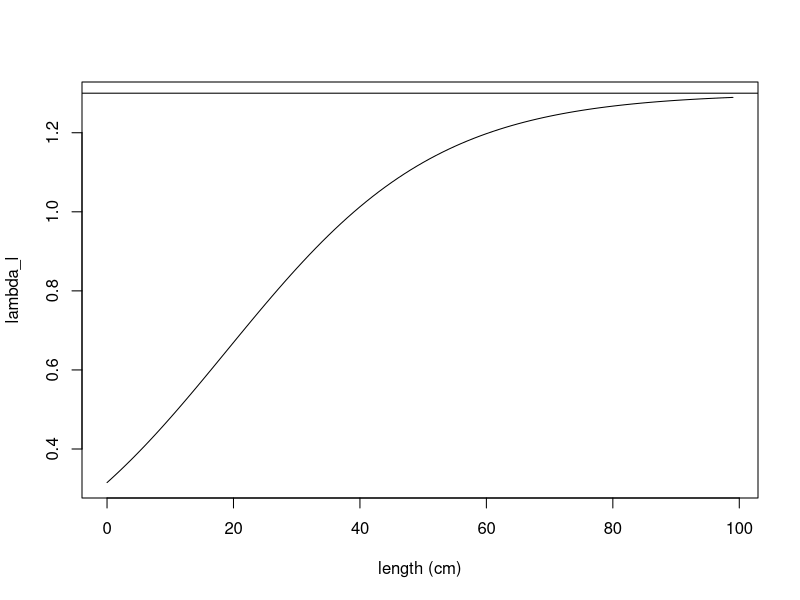
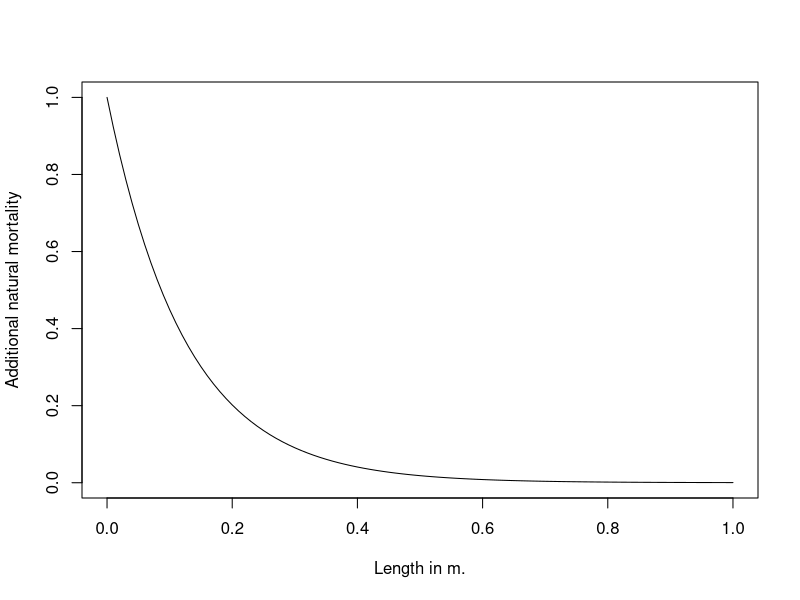
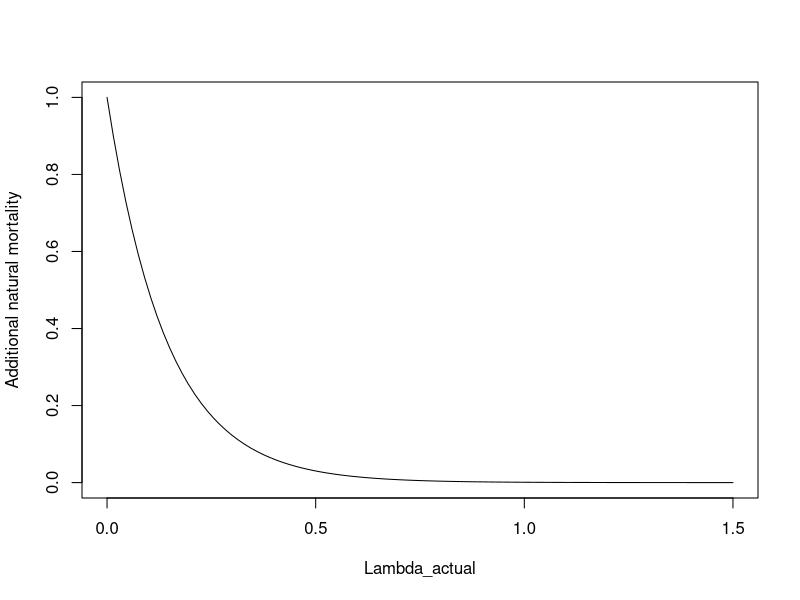
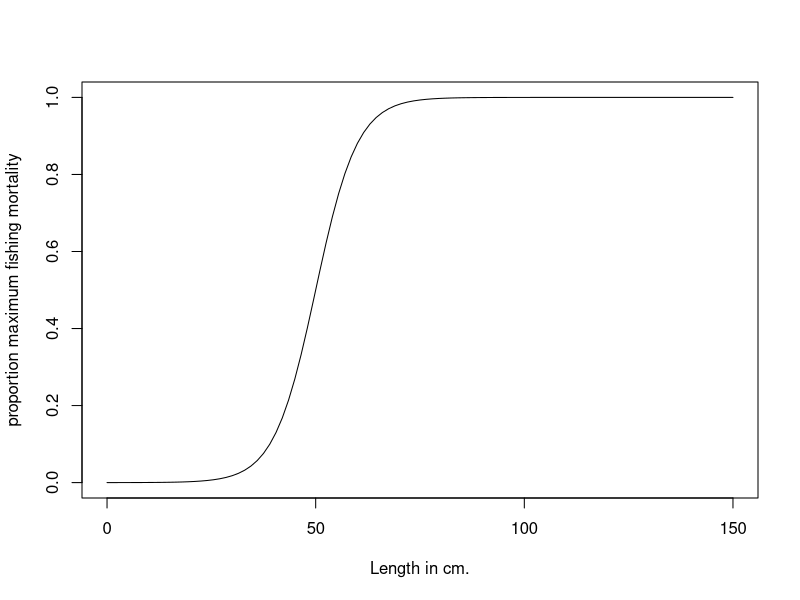
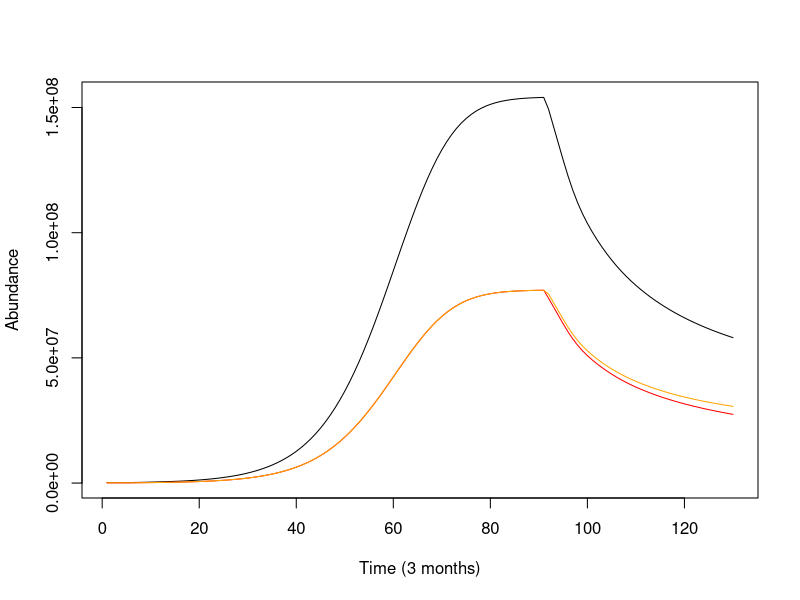
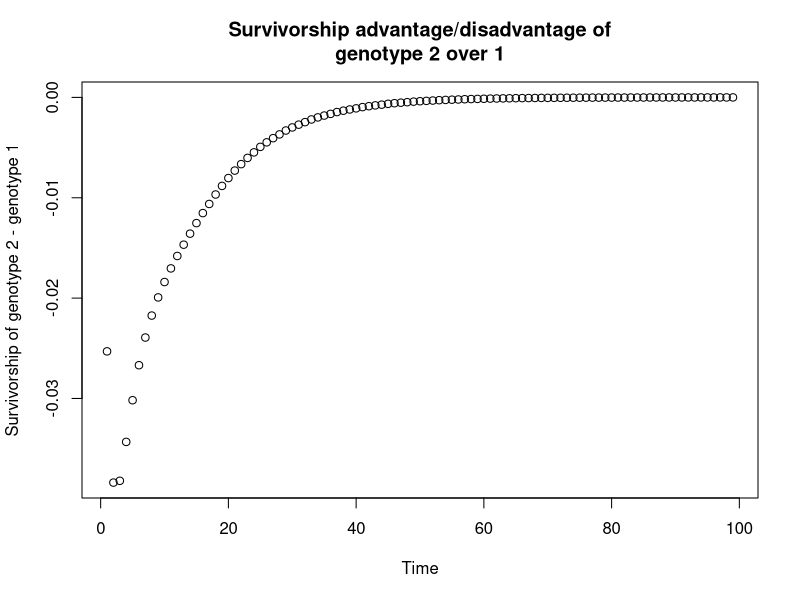
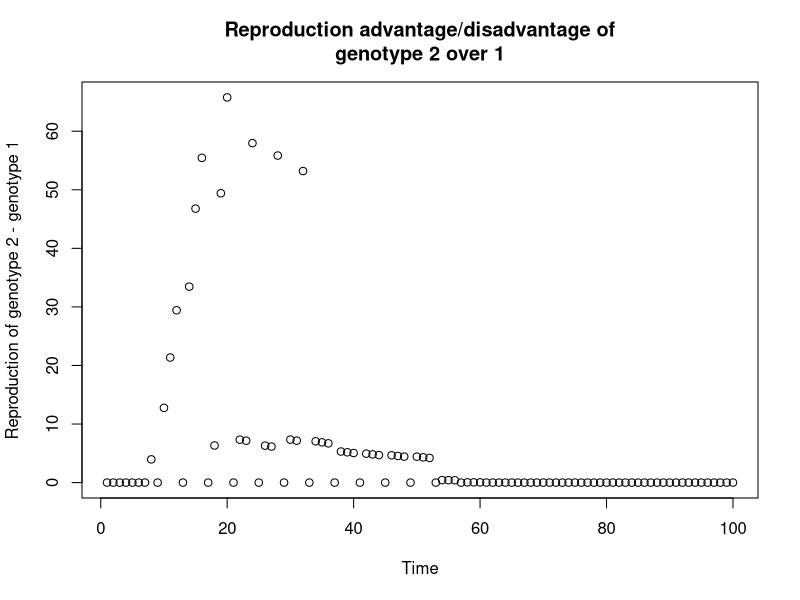

These figures' R source, in order:
## ---- chunk 1
knitr::opts_chunk$set(echo = TRUE)
## ---- chunk 2
ratios <- vector(mode="numeric", length=25)
r =6
# In meters
a_bar = 0.2
lambda_min=0
lambda_max=1.3

for (i in 1:100) {
  ratios[i] <- lambda_min + (lambda_max-lambda_min)*(exp(r*((i/100)-a_bar)))/(1+exp(r*((i/100)-a_bar)))
}
plot(0:(length(ratios)-1), ratios, xlab="length (cm)", ylab="lambda_l", type="l")
abline(h=1.3)
## ---- chunk 3
curve(exp(-8*x), from =0, to=1, xlab="Length in m.", ylab="Additional natural mortality")
curve(exp(-7*x), from =0, to=1.5, xlab="Lambda_actual", ylab="Additional natural mortality")
## ---- chunk 4
curve(1/(1+exp(-0.2*(x - 50))), from =0, to=150, xlab="Length in cm.", ylab="proportion maximum fishing mortality")
## ---- chunk 5
genotype1r = 6
genotype2r = 10
genotype1w = 0.674
genotype2w = 0.674

# Set longevity of the fish species, runtime of the model, and number of distinct genotypes
longevity_days = 9125
runtime_days = 130*365
genotypes = 2
timescale= 91.25
runtime = round(runtime_days/timescale)
longevity = round(longevity_days/timescale)

# How long to run model for convergence before addition of genetic diversity
add_genotypes = 33440

initialize_pop_matrices <- function(longevity, runtime, genotype) {
  # Initialize matrix of columns (years) and rows (age classes)
  # Multiplied by 3 because we'll be storing cohorts' reproductive biomass and lengths 
  age_dist=matrix(0L, nrow=longevity*3, ncol=runtime+1)
  # Add (arbitrarily) 10000 individuals to age=10 to start with
  age_dist[round(3650/timescale), 1] = 10000
  return(age_dist)
}

# Generate a matrix for each genotype
for (g in 1:genotypes) {
  assign(paste("age_dist_",g,sep=""),initialize_pop_matrices(longevity, runtime, g),envir = .GlobalEnv)
}

# Set parameters
# Need to add density dependence
# The steepness of the increase in the ratio lambda (reversible over structural mass)
r = 6
# The length at which the increasing function of lambda reaches its inflection point
l_bar = 0.2
# Scaling parameter for obtaining structural mass from standard length
c_1 = 5787
# Multiplier for obtaining overall yearly energy intake as a function of structural mass
I_0 = 0.1*timescale
# Exponent for obtaining overall yearly energy intake as a function of structural mass
I_1 = 2/3
# Maximum ratio lambda (reversible over structural mass) a fish can attain over its life
lambda_max = 1.3
# Minimum ratio lambda a fish can attain over its life
lambda_min = 0
# Multiplier for obtaining cost of maintenance of structural mass
c_S = 0.003*timescale
# Multiplier for obtaining cost of maintenance of reversible mass
c_E = 0.0003*timescale
# Efficiency with which energy is converted into reversible mass
e_E = 0.9
# Efficiency with which energy is converted to structural mass
e_S = (1/3)
# Multiplier and exponent for the cost of reproduction (in grams)
r_0 = 6
r_1 = 0.6
# Effectively, reproductive investment (fraction of reversible mass devoted to reproduction)
w= 0.674
# Instantaneous base mortality rate
m = log(0.9995^timescale)*(-1)
# Instantaneous fishing mortality
Fishing = 0
# Ricker
alpha = 8.44e-09
b = 4.43e-15
# Parameter setting size-selection ogive steepness
q_f = 0.2
# Minimum catch size for the species (in meters)
mincatchsize = 0.5
# Total population biomass
b_t=0
# Increased natural mortality rate at E/S = 0 or S = 0 
m_max=log(0.994^timescale)*(-1)
# Egg packing constant
packing = 4.45e6
# Parameter for exponential decline in condition-dependent mortality with improved body condition
z_c=7
# Parameter for exponential decline in predation mortality with increased body length
z_p=8

# GROWTH FUNCTIONS

# For obtaining structural mass
structural_mass <- function(l) {
  return(c_1*(l)^3)
}

# Calculate the instrinsic length-dependent E/S ratio that the fish is trying to attain
intrinsic_lambda <- function(l, l_bar, r, lambda_min, lambda_max) {
  return(lambda_min + (lambda_max-lambda_min)*(exp(r*(l-l_bar)))/(1+exp(r*(l-l_bar))))
}

# Energy intake for the fish per year, dependent on fish structural biomass
size_dependent_energy_intake <- function(S, I_0, I_1) {
  return(I_0*(S)^(I_1))
}

# Calculate the cost of the year of maintaining current structural and reversible biomass
maintenance_cost <- function(S, E, c_S, c_E) {
  return(c_S*S + c_E*E)
}

# Function for calculating a new, reduced level of reversible biomass, if net energy intake is negative
negative_I_net <- function(E, I_net, e_E) {
  if (I_net < 0) {
    return(E + (I_net/e_E))}
}

# Calculate the amount of energy needed to raise the R/S ratio to the length-dependent maximum
I_E_raising_lambda <- function(lambda_a, S, E) {
  return((lambda_a*S - E))
}

# Calculating proportion of any remaining energy to be converted to structural mass, to maintain R/S
remaining_energy_allocation <- function(e_S, e_E, lambda_a) {
  return((lambda_a*e_S)/(lambda_a*e_S + e_E))
}

# Obtain R and S for a cohort prior to its reproduction (or failure to reproduce) that year
get_pre_reproductive_size <- function(E_past, l_past, a) {
  S_past = structural_mass(l_past)
  lambda_a = intrinsic_lambda(l_past, l_bar, r, lambda_min, lambda_max)
  I_net = size_dependent_energy_intake(S_past, I_0, I_1) - maintenance_cost(S_past, E_past, c_S, c_E)
  if (I_net < 0) {
    E <- max(0,negative_I_net(E, I_net, e_E))
  }
  if (I_net >= 0 & lambda_a > (E_past/S_past)) {
    # Gives amount of grams needed to raise E/S to lambda_l - not taking efficiency into account yet
    I_E = I_E_raising_lambda(lambda_a, S_past, E_past)
    if ((I_E/e_E - I_net) >=0) {
      E_past = I_net*e_E + E_past
      I_net = 0
    }
    if ((I_E/e_E - I_net) <0) {
      E_past = I_E + E_past
      I_net = I_net - I_E/e_E
    }
  }
  if (I_net >= 0) {
    E = E_past + remaining_energy_allocation(e_S, e_E, lambda_a)*e_E*I_net
    S = S_past + (1-remaining_energy_allocation(e_S, e_E, lambda_a))*e_S*I_net
  }
  l = (S/c_1)^(1/3)
  output <- c(E,l)
  return(output)
}

# REPRODUCTION FUNCTIONS

# Calculate spawning stock biomass
fecundity <- function(ages, t, age_dist, g) {
  # Parameterizing genotypes
  if (t >= round(add_genotypes/timescale)) {
    w=0.674
    # Genotype parameterization
    if (g==1) {
      w=genotype1w
    }
    if (g==2) {
      w=genotype2w
    }
  }
  fecundity = 0
  for (a in ages) {
    if ((w*age_dist[a+(longevity),t]-(r_0*structural_mass(age_dist[a+(2*longevity),t]))^(r_1))>0) {
      fecundity = fecundity + (w*age_dist[a+(longevity),t]-(r_0*structural_mass(age_dist[a+(2*longevity),t]))^(r_1))*age_dist[a,t]
      age_dist[a+(longevity),t] = age_dist[a+(longevity),t] - w*age_dist[a+(longevity),t]
    }
  }
  # Convert from g. to kg.
  fecundity = fecundity/1000
  # Convert from kg. to fecundity
  fecundity = fecundity*(packing)
  assign(paste("age_dist_",g,sep=""),age_dist, envir = .GlobalEnv) 
  return(fecundity)
}

# Calculate total population biomass
biomass_t <- function(ages, t) {
  for (a in ages) {
    b_t = b_t + age_dist[a, t-1]*(structural_mass(age_dist[a+(2*longevity),t-1]))
  }
  return(b_t)
}

# Density dependent recruitment for this year
recruitment <- function(age, ages, t) {
  egg_production_total = 0
  for (g in 1:genotypes) {
    egg_production_total = egg_production_total + fecundity(ages, t, get(paste("age_dist_",g,sep="")),g)
  }
  relative_recruitment = vector(mode="numeric", length=genotypes)
  for (g in 1:genotypes) {
    relative_recruitment[g] = fecundity(ages, t, get(paste("age_dist_",g,sep="")),g)/egg_production_total
  }
  if (age==0) {
    N_0 = alpha * egg_production_total * exp(-b*egg_production_total)
    # Converting from thousands recruits to recruits, dividing by 2 because Ricker makes both male and female fish
    N_0 = N_0 * 1000
    N_0 = N_0/2
  }
  for (g in 1:genotypes) {
    age_dist = get(paste("age_dist_",g,sep=""))
    age_dist[1,t] = N_0*relative_recruitment[g]
    assign(paste("age_dist_",g,sep=""),age_dist, envir = .GlobalEnv) 
  }
}

# Add new recruits, and change the reproducing cohorts' amount of reversible mass
reproduce <- function(ages, t) {
  if (t>1) {
    recruitment(0, ages, t)
  }
}

# MORTALITY FUNCTIONS

# Fishing mortality is size selective
selective_mortality <- function(length) {
  1 / (1 + exp(-q_f*(length - mincatchsize)*100))
}

# Mortality drops as E/S increases, as S increases
mortality <- function(age) {
  lambda <- ((age_dist[age+(longevity),t]))/structural_mass(age_dist[age+(2*longevity),t])
  length = age_dist[age+(2*longevity),t]
  if (age < longevity) {
    N_t = age_dist[age-1,t-1]*exp( -m + -Fishing*selective_mortality(length) - m_max*exp(-z_c*lambda) - (m_max-m)*exp(-z_p*length) )
  }
  if (age == longevity) {
    N_t = age_dist[age-1,t-1]*exp( -m + -Fishing*selective_mortality(length) - m_max*exp(-z_c*lambda) - (m_max-m)*exp(-z_p*length))
    N_t = age_dist[age,t-1]*exp( -m + -Fishing*selective_mortality(length) - m_max*exp(-z_c*lambda) - (m_max-m)*exp(-z_p*length))
  }
  return(N_t)
}

# Calculate lengths (and reversible masses) at each age for the model with no density dependence
lengths_at_t1 <- function(genotypes) {
  t=1
  for (g in 1:genotypes) {
    age_dist = get(paste("age_dist_",g,sep=""))
    age_dist[1+(longevity), 1] = 0.3066
    age_dist[1+2*(longevity), 1] = 0.0493
    for (i in 2:longevity) {
      new_E_l = get_pre_reproductive_size(age_dist[i-1+(longevity), 1],age_dist[i-1+2*(longevity), 1], i-1)
      age_dist[i+(longevity), 1] = new_E_l[1]
      age_dist[i+(2*longevity), 1] = new_E_l[2]
      if ((w*age_dist[i+(longevity),t]-(r_0*structural_mass(age_dist[i+(2*longevity),t]))^(r_1))>0)
      {
       age_dist[i+(longevity),t] = age_dist[i+(longevity),t] - w*age_dist[i+(longevity),t]*(timescale/365) 
      }
    }
    assign(paste("age_dist_",g,sep=""),age_dist, envir = .GlobalEnv) 
  }
}  

# Initialize lengths and reversible masses for ages
lengths_at_t1(genotypes)

# Run the model
for (t in 2:runtime) {
  b_t=0
  if (t == round(add_genotypes/timescale)) {
    Fishing = log(exp(-0.2)^(1/(365/timescale)))*(-1)
  }
  for (genotype in 1:genotypes) {
    age_dist = get(paste("age_dist_",genotype,sep=""))
    b_t = biomass_t(1:longevity, t)
    assign(paste("age_dist_",genotype,sep=""),age_dist, envir = .GlobalEnv) 
  }
  for (genotype in 1:genotypes) {
    
    # Parameterizing genotypes
    if (t >= round(add_genotypes/timescale)) {
      r=6
      # Genotype parameterization
      if (genotype==1) {
        # a_bar = 36.5
        r=genotype1r
      }
      if (genotype==2) {
        # a_bar = 365*2
        r=genotype2r
      }
    }
  
    age_dist = get(paste("age_dist_",genotype,sep=""))
    age_dist[1+(longevity), t] =  0.3066
    age_dist[1+2*(longevity), t] = 0.0493
    for (age in 2:longevity) {
      new_E_l = get_pre_reproductive_size(age_dist[age-1+(longevity), t-1],age_dist[age-1+2*(longevity), 1], age-1)
      age_dist[age+(longevity), t] = new_E_l[1]
      age_dist[age+(2*longevity), t] = new_E_l[2]
    
    # Mortality
    for (age in 2:longevity) {
      age_dist[age, t] <- mortality(age)
    }
    }
    assign(paste("age_dist_",genotype,sep=""),age_dist, envir = .GlobalEnv) 
  }
  if ((t%%round(365/timescale) == 0)) {
   reproduce(1:longevity, t) 
  }
}

### Analysis code

approach <- vector(mode="numeric", length=runtime)
for (i in 1:runtime) {
  for (j in 1:genotypes) {
    approach[i] <- approach[i]+ sum(get(paste("age_dist_", j, sep=""))[1:longevity,i])
  } 
}
# Plot population dynamics
plot(approach[seq(4,length(approach), by=4)], col="black", pch=19, type="l", ylab="Abundance",xlab="Time (3 months)")
approach <- vector(mode="numeric", length=runtime)
for (i in 1:runtime) {
  approach[i] <- sum(age_dist_1[1:longevity,i])
}
lines(approach[seq(4,length(approach), by=4)], col="red", pch=19, type="l")
cols <- c("orange","green","blue","purple")
for (j in 2:genotypes) {
  approach <- vector(mode="numeric", length=runtime)
  for (i in 1:runtime) {
    approach[i] <- sum(get(paste("age_dist_",j, sep=""))[1:longevity,i])
  }
  lines(approach[seq(4,length(approach), by=4)], col=cols[j-1], pch=19)
}
## ---- chunk 6
i_0 = 367
repro_vec = vector(length=longevity, mode="numeric")
survivor_vec = vector(length=longevity, mode="numeric")
w = genotype1w
r = genotype1r
age_dist <- age_dist_1
survivor_vec[1]<-age_dist[1,i_0+1]
repro_vec[1] <- 0
for (i in 2:longevity) {
  repro_vec[i] <- max(0, (w*age_dist[i+(longevity),i_0+i] - (r_0*structural_mass(age_dist[i+(2*longevity),i_0+i]))^(r_1)))
  survivor_vec[i] <- age_dist[i,i_0+i]/(survivor_vec[1])
}
survivor_vec_1 <- survivor_vec
repro_vec_1 <- repro_vec

i_0 = 367
repro_vec = vector(length=100, mode="numeric")
survivor_vec = vector(length=100, mode="numeric")
w = genotype2w
r = genotype2r
age_dist <- age_dist_2
survivor_vec[1]<-age_dist[1,i_0+1]
repro_vec[1] <- 0
for (i in 2:longevity) {
 repro_vec[i] <- max(0, (w*age_dist[i+(longevity),i_0+i] - (r_0*structural_mass(age_dist[i+(2*longevity),i_0+i]))^(r_1)))
 survivor_vec[i] <- age_dist[i,i_0+i]/(survivor_vec[1])
}
plot((survivor_vec[2:length(survivor_vec)])-(survivor_vec_1[2:length(survivor_vec_1)]), ylab="Survivorship of genotype 2 - genotype 1", main="Survivorship advantage/disadvantage of\ngenotype 2 over 1", xlab="Time")
plot(repro_vec-repro_vec_1, ylab="Reproduction of genotype 2 - genotype 1", main="Reproduction advantage/disadvantage of\ngenotype 2 over 1", xlab="Time")
